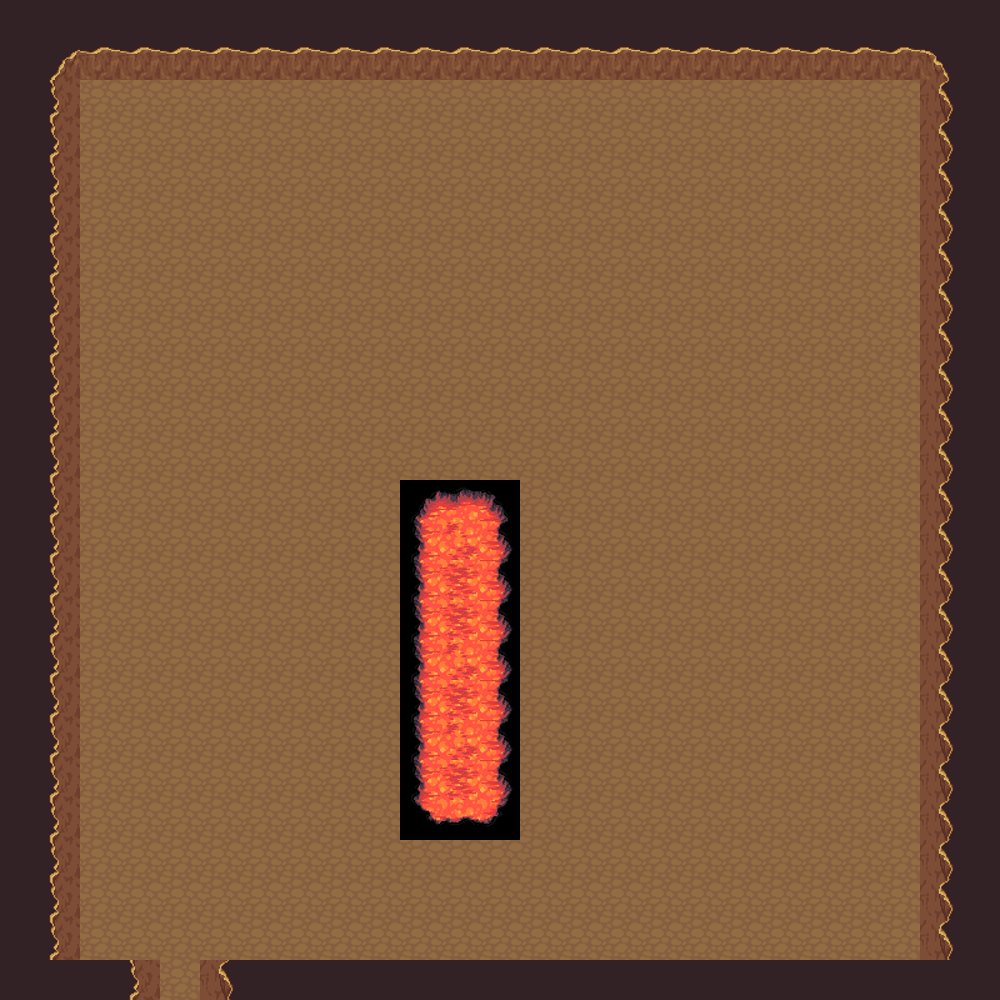

Rendered tile map (Tiled .tmx) drawn with the repository's tilesets; below, a short description and the full map source, tile grids included:
An orthogonal 25x25 tile map with 40x40 px tiles, 1 tile layer (Capa de Patrones 1).

<map version="1.0" tiledversion="1.1.4" orientation="orthogonal" renderorder="left-down" width="25" height="25" tilewidth="40" tileheight="40" infinite="0" nextobjectid="1">
 <tileset firstgid="1" source="terreno.tsx" />
 <layer name="Capa de Patrones 1" width="25" height="25">
  <data encoding="csv">
308,308,308,308,308,308,308,308,308,308,308,308,308,308,308,308,308,308,308,308,308,308,308,308,308,
308,300,305,305,305,305,305,305,305,305,305,305,305,305,305,305,305,305,305,305,305,305,305,301,308,
308,298,197,197,197,197,197,197,197,197,197,197,197,197,197,197,197,197,197,197,197,197,197,299,308,
308,298,197,197,197,197,197,197,197,197,197,197,197,197,197,197,197,197,197,197,197,197,197,299,308,
308,298,197,197,197,197,197,197,197,197,197,197,197,197,197,197,197,197,197,197,197,197,197,299,308,
308,298,197,197,197,197,197,197,197,197,197,197,197,197,197,197,197,197,197,197,197,197,197,299,308,
308,298,197,197,197,197,197,197,197,197,197,197,197,197,197,197,197,197,197,197,197,197,197,299,308,
308,298,197,197,197,197,197,197,197,197,197,197,197,197,197,197,197,197,197,197,197,197,197,299,308,
308,298,197,197,197,197,197,197,197,197,197,197,197,197,197,197,197,197,197,197,197,197,197,299,308,
308,298,197,197,197,197,197,197,197,197,197,197,197,197,197,197,197,197,197,197,197,197,197,299,308,
308,298,197,197,197,197,197,197,197,197,197,197,197,197,197,197,197,197,197,197,197,197,197,299,308,
308,298,197,197,197,197,197,197,197,197,197,197,197,197,197,197,197,197,197,197,197,197,197,299,308,
308,298,197,197,197,197,197,197,197,197,373,372,371,197,197,197,197,197,197,197,197,197,197,299,308,
308,298,197,197,197,197,197,197,197,197,387,380,385,197,197,197,197,197,197,197,197,197,197,299,308,
308,298,197,197,197,197,197,197,197,197,387,379,385,197,197,197,197,197,197,197,197,197,197,299,308,
308,298,197,197,197,197,197,197,197,197,387,379,385,197,197,197,197,197,197,197,197,197,197,299,308,
308,298,197,197,197,197,197,197,197,197,387,380,385,197,197,197,197,197,197,197,197,197,197,299,308,
308,298,197,197,197,197,197,197,197,197,387,379,385,197,197,197,197,197,197,197,197,197,197,299,308,
308,298,197,197,197,197,197,197,197,197,387,380,385,197,197,197,197,197,197,197,197,197,197,299,308,
308,298,197,197,197,197,197,197,197,197,387,379,385,197,197,197,197,197,197,197,197,197,197,299,308,
308,298,197,197,197,197,197,197,197,197,384,383,382,197,197,197,197,197,197,197,197,197,197,299,308,
308,298,197,197,197,197,197,197,197,197,197,197,197,197,197,197,197,197,197,197,197,197,197,299,308,
308,298,197,197,197,197,197,197,197,197,197,197,197,197,197,197,197,197,197,197,197,197,197,299,308,
308,298,197,197,197,197,197,197,197,197,197,197,197,197,197,197,197,197,197,197,197,197,197,299,308,
308,308,308,298,197,299,308,308,308,308,308,308,308,308,308,308,308,308,308,308,308,308,308,308,308
</data>
 </layer>
</map>